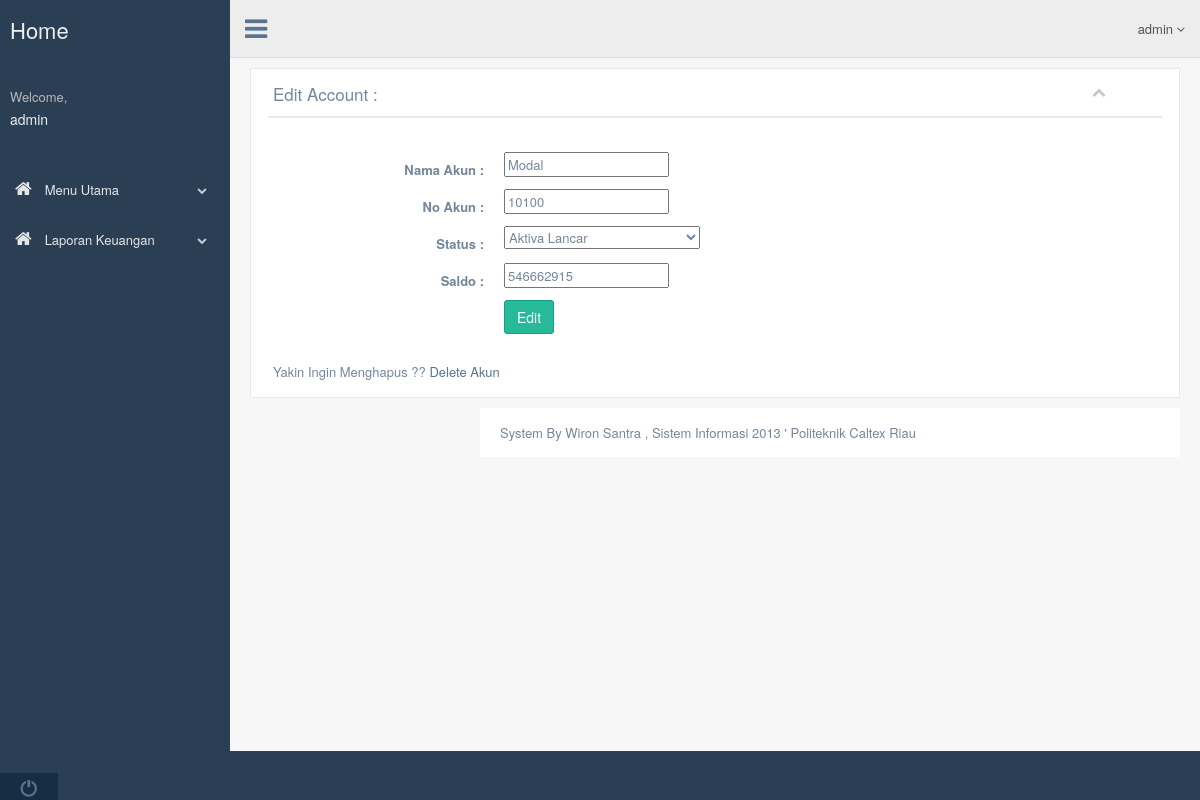
The page /SIA/views/edit_akun.php?id=54 (signed in) on the database as committed earlier.
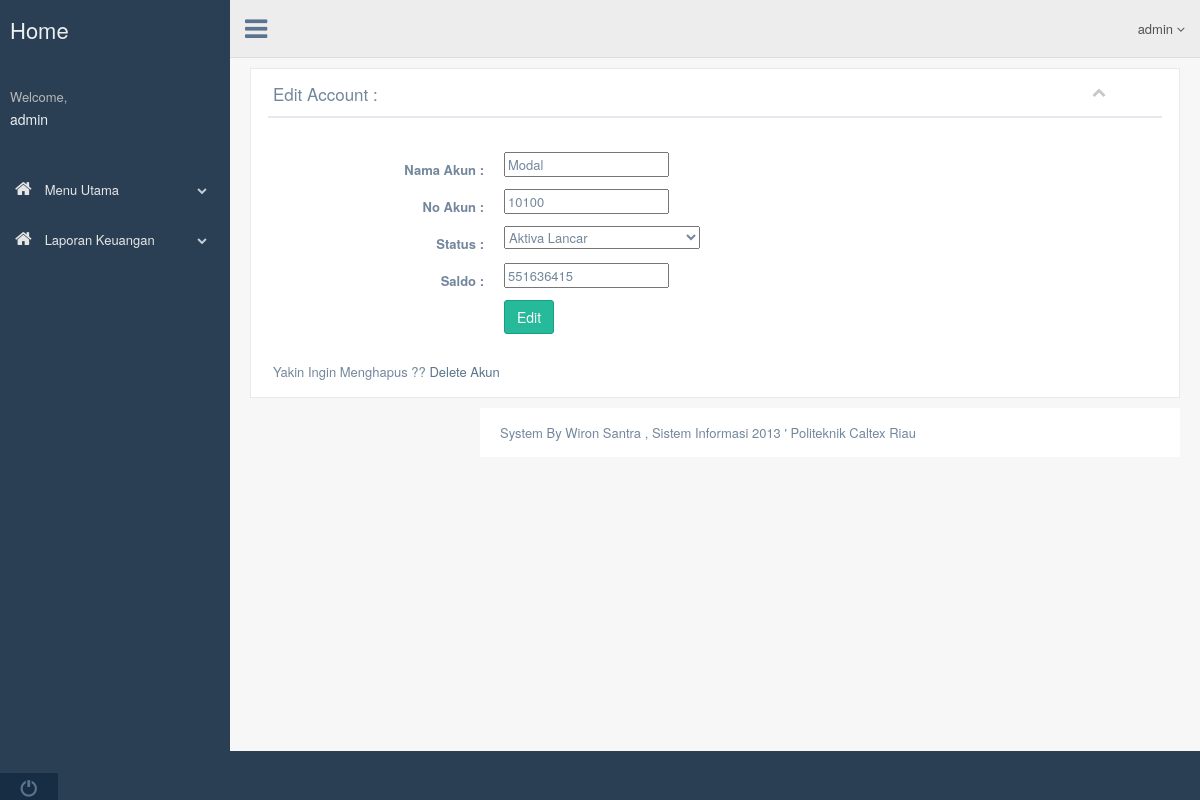
The same page on the database as committed later.
### tables this page shows
CREATE TABLE `saldo` (
  `id_saldo` int(255) NOT NULL,
  `id_akun` int(255) NOT NULL,
  `saldo` int(255) NOT NULL
);

CREATE TABLE `akun` (
  `id_akun` int(255) NOT NULL,
  `nama` varchar(255) NOT NULL,
  `kode_akun` varchar(255) NOT NULL,
  `status` varchar(255) NOT NULL
);

### SIA/model/function.php (called while the page is built, shortened)
<?php
class akun{
function get_akun_list_single($id_akun){
$sql=mysql_query("SELECT *from akun a,saldo b where a.id_akun=b.id_akun and a.id_akun='$id_akun'");
while($m=mysql_fetch_array($sql))
$data[]=$m;
return $data;
}
}
?>

### SIA/views/edit_akun.php (the view, shortened to what the changed rows need)
<?php
include "../model/function.php";
$akun=new akun();
$id_akun=$_GET['id'];
$tes=$akun->get_akun_list_single($id_akun);
if(!empty($_SESSION['user']))
{
?>
<head>
    <link href="../vendors/bootstrap/dist/css/bootstrap.min.css" rel="stylesheet">
    <link href="../vendors/font-awesome/css/font-awesome.min.css" rel="stylesheet">
    <link href="../vendors/nprogress/nprogress.css" rel="stylesheet">
    <link href="../vendors/iCheck/skins/flat/green.css" rel="stylesheet">
    <link href="../vendors/google-code-prettify/bin/prettify.min.css" rel="stylesheet">
    <link href="../vendors/select2/dist/css/select2.min.css" rel="stylesheet">
    <link href="../vendors/switchery/dist/switchery.min.css" rel="stylesheet">
    <link href="../vendors/starrr/dist/starrr.css" rel="stylesheet">
    <link href="../vendors/bootstrap-daterangepicker/daterangepicker.css" rel="stylesheet">
    <link href="../build/css/custom.min.css" rel="stylesheet">
  </head>
<body class="nav-md">
    <div class="container body">
      <div class="main_container">
        <div class="col-md-3 left_col">
          <div class="left_col scroll-view">
            <div class="profile clearfix">
              <div class="profile_info">
                <h2><?php   print $_SESSION['user'];?></h2>
              </div>
            </div>
            <br />
          </div>
        </div>
        <div class="right_col" role="main">
          <div class="">
            <div class="row">
              <div class="col-md-12 col-sm-12 col-xs-12">
                <div class="x_panel">
                  <div class="x_title">
                    <h2>Edit Account :</h2>
                  </div>
                  <div class="x_content">
                    <br />
<?php
foreach($tes as $m){
?>
<form id="demo-form2" data-parsley-validate class="form-horizontal form-label-left" method="post" action="../control/edit_akun.php">
 <div class="form-group">
                        <label class="control-label col-md-3 col-sm-3 col-xs-12"> Nama Akun :</label>
                        <div class="col-md-9 col-sm-9 col-xs-12">
                       <input type="varchar" name="nama_akun" value=<?php print $m['nama'];?>  required="required" />
                        </div>
   </div>
 <div class="form-group">
                        <label class="control-label col-md-3 col-sm-3 col-xs-12"> No Akun :</label>
                        <div class="col-md-9 col-sm-9 col-xs-12">
                      <input type="number" name="no_akun" value=<?php print $m['kode_akun'];?> maxlength="5" required="required" oninput="maxLengthCheck(this)"/>
                        </div>
   </div>
 <div class="form-group">
                        <label class="control-label col-md-3 col-sm-3 col-xs-12">Status : </label>
                        <div class="col-md-9 col-sm-9 col-xs-12">
                      <select name="status">
<option value="1">Aktiva Lancar</option>
</select>
                        </div>
   </div>
    <div class="form-group">
                        <label class="control-label col-md-3 col-sm-3 col-xs-12"> Saldo  :</label>
                        <div class="col-md-9 col-sm-9 col-xs-12">
					 <input type="text" id="saldo1" name="saldo1"  data-required="true" value=<?php print $m['saldo'];?>  onKeyUp="createSeparator(this.value)" >
                        </div>
   </div>
   <div class="form-group">
                        <div class="col-md-6 col-sm-6 col-xs-12 col-md-offset-3">
                          <button type="submit" class="btn btn-success">Edit</button>
                        </div>
                      </div>
</form>
<?php
}
?>
                  </div>
                </div>
              </div>
            </div>
      </div>
    </div>
  </body>
<?php
}else{
header('location:../../index.php?i=login');
}
?>

Rows that differ between the two databases and show on the page:
changed saldo "Modal": saldo1 "546662915" → "551636415"
